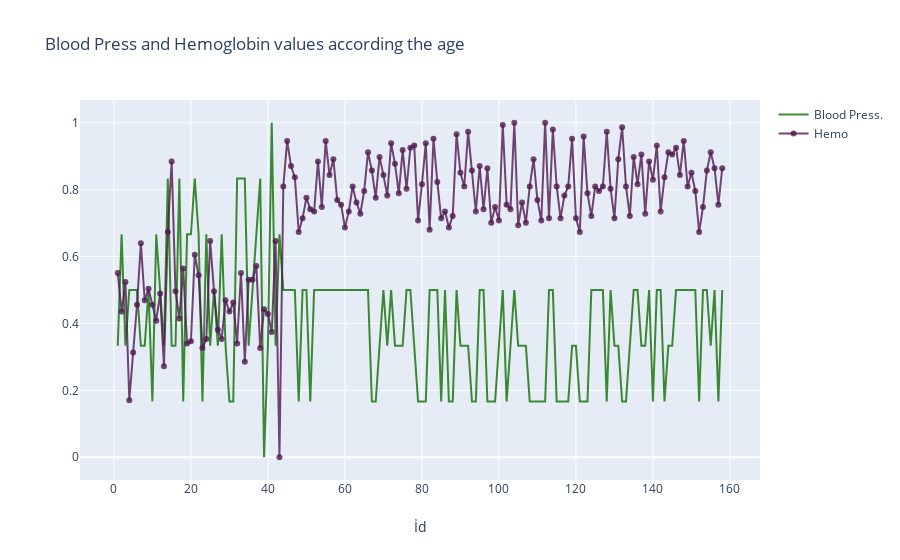

The notebook cell saved with this chart:
### Code cell
#Line plot
df2=df.copy()
df2["id"]=range(1,(len(df.ba)+1),1)
df2["df2_bp_norm"]=(df2.bp-np.min(df2.bp))/(np.max(df2.bp)-np.min(df2.bp))
df2["df2_hemo_norm"]=(df2.hemo-np.min(df2.hemo))/(np.max(df2.hemo)-np.min(df2.hemo))
#Line Plot
trace1 = go.Scatter(
        x = df2.id,
        y = df2.df2_bp_norm,
        mode = "lines",
        name = "Blood Press.",
        marker = dict(color = 'rgba(16, 112, 2, 0.8)'),
        text= df.age)
trace2 = go.Scatter(
        x = df2.id,
        y = df2.df2_hemo_norm,
        mode = "lines+markers",
        name = "Hemo",
        marker = dict(color = 'rgba(80, 26, 80, 0.8)'),
        text= df.age)
data=[trace1,trace2]
layout=dict(title="Blood Press and Hemoglobin values according the age",
            xaxis=dict(title="İd",ticklen=5,zeroline=False))
fig=dict(data=data,layout=layout)
iplot(fig)

### Figure 1 — Plotly figure (JSON) as saved in the notebook; plotly's stock layout.template omitted (floating-point values rounded to 4 significant figures; data arrays with more than 128 entries replaced by an {"elided": "..."} marker saying what was removed)
{"data": [{"marker": {"color": "rgba(16, 112, 2, 0.8)"}, "mode": "lines", "name": "Blood Press.", "text": {"elided": "158 int values"}, "type": "scatter", "x": {"elided": "158 int values"}, "y": {"elided": "158 float values"}}, {"marker": {"color": "rgba(80, 26, 80, 0.8)"}, "mode": "lines+markers", "name": "Hemo", "text": {"elided": "158 int values"}, "type": "scatter", "x": {"elided": "158 int values"}, "y": {"elided": "158 float values"}}], "layout": {"title": {"text": "Blood Press and Hemoglobin values according the age"}, "xaxis": {"ticklen": 5, "title": {"text": "İd"}, "zeroline": false}}}
